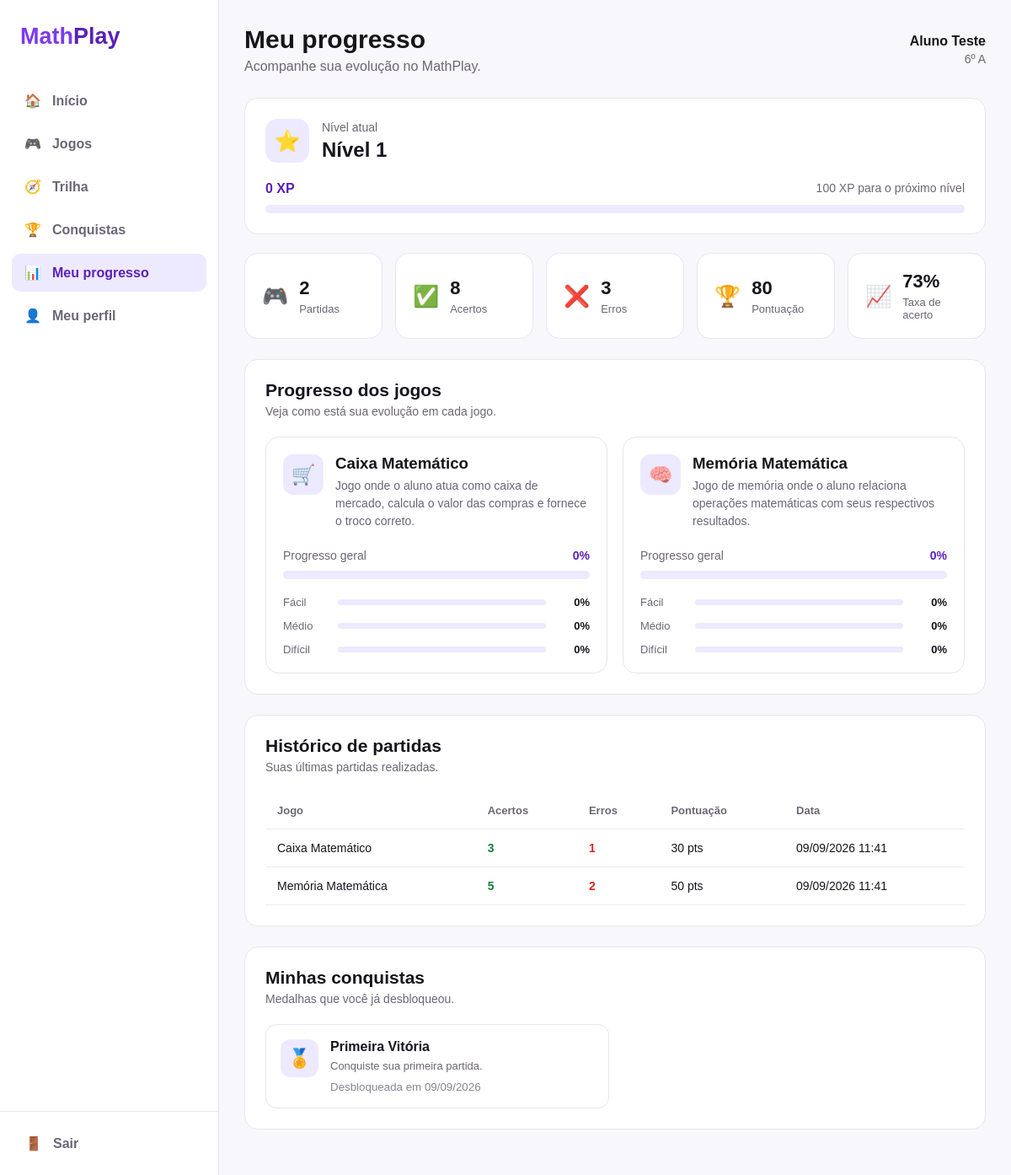
/aluno/progresso.php (signed in), run on the app's committed database.
### tables this page shows
CREATE TABLE usuarios (
    id INT AUTO_INCREMENT PRIMARY KEY,
    nome VARCHAR(100) NOT NULL,
    email VARCHAR(100) NOT NULL UNIQUE,
    senha VARCHAR(255) NOT NULL,
    tipo ENUM('aluno', 'professor', 'admin') NOT NULL DEFAULT 'aluno',
    nivel INT NOT NULL DEFAULT 1,
    xp INT NOT NULL DEFAULT 0,
    data_cadastro TIMESTAMP DEFAULT CURRENT_TIMESTAMP
);

CREATE TABLE IF NOT EXISTS turmas (
    id INT AUTO_INCREMENT PRIMARY KEY,
    nome VARCHAR(10) NOT NULL,
    ano_serie INT NOT NULL,
    ativo BOOLEAN NOT NULL DEFAULT TRUE
);

CREATE TABLE jogos (
    id INT AUTO_INCREMENT PRIMARY KEY,
    nome VARCHAR(100) NOT NULL,
    descricao TEXT,
    tema VARCHAR(100) NOT NULL,
    ativo BOOLEAN NOT NULL DEFAULT TRUE
);

CREATE TABLE partidas (
    id INT AUTO_INCREMENT PRIMARY KEY,
    usuario_id INT NOT NULL,
    jogo_id INT NOT NULL,
    data_inicio TIMESTAMP DEFAULT CURRENT_TIMESTAMP,
    data_fim TIMESTAMP NULL,
    acertos INT NOT NULL DEFAULT 0,
    erros INT NOT NULL DEFAULT 0,
    pontuacao INT NOT NULL DEFAULT 0,

    FOREIGN KEY (usuario_id) REFERENCES usuarios(id),
    FOREIGN KEY (jogo_id) REFERENCES jogos(id)
);

CREATE TABLE usuario_conquistas (
    id INT AUTO_INCREMENT PRIMARY KEY,
    usuario_id INT NOT NULL,
    conquista_id INT NOT NULL,
    data_desbloqueio TIMESTAMP DEFAULT CURRENT_TIMESTAMP,

    FOREIGN KEY (usuario_id) REFERENCES usuarios(id),
    FOREIGN KEY (conquista_id) REFERENCES conquistas(id),

    UNIQUE (usuario_id, conquista_id)
);

CREATE TABLE conquistas (
    id INT AUTO_INCREMENT PRIMARY KEY,
    nome VARCHAR(100) NOT NULL,
    descricao TEXT NOT NULL,
    tipo VARCHAR(50) NOT NULL
);

### aluno/progresso.php (the view, shortened to what this page needs)
<?php
require_once '../config/config.php';
$usuarioId = usuarioId();
$stmt = $pdo->prepare("
    SELECT nome, email, nivel, xp, turma_id
    FROM usuarios
    WHERE id = ?
");
$stmt->execute([$usuarioId]);
$usuario = $stmt->fetch();
$turmaNome = 'Não definida';
if (!empty($usuario['turma_id'])) {
    $stmt = $pdo->prepare("
        SELECT nome
        FROM turmas
        WHERE id = ?
    ");
    $stmt->execute([$usuario['turma_id']]);
    $turma = $stmt->fetch();
    if ($turma) {
        $turmaNome = $turma['nome'];
    }
}
$stmt = $pdo->prepare("
    SELECT
        COUNT(*) AS partidas,
        COALESCE(SUM(acertos), 0) AS acertos,
        COALESCE(SUM(erros), 0) AS erros,
        COALESCE(SUM(pontuacao), 0) AS pontuacao
    FROM partidas
    WHERE usuario_id = ?
");
$stmt->execute([$usuarioId]);
$estatisticas = $stmt->fetch();
$partidas = (int) $estatisticas['partidas'];
$acertos = (int) $estatisticas['acertos'];
$erros = (int) $estatisticas['erros'];
$pontuacao = (int) $estatisticas['pontuacao'];
$totalRespostas = $acertos + $erros;
$taxaAcerto = $totalRespostas > 0
    ? round(($acertos / $totalRespostas) * 100)
    : 0;
$stmt = $pdo->prepare("
    SELECT
        j.id,
        j.nome,
        j.descricao,
        COALESCE(
            MAX(CASE WHEN p.dificuldade = 'facil' THEN p.porcentagem ELSE 0 END),
            0
        ) AS facil,
        COALESCE(
            MAX(CASE WHEN p.dificuldade = 'medio' THEN p.porcentagem ELSE 0 END),
            0
        ) AS medio,
        COALESCE(
            MAX(CASE WHEN p.dificuldade = 'dificil' THEN p.porcentagem ELSE 0 END),
            0
        ) AS dificil
    FROM jogos j
    LEFT JOIN progresso p
        ON p.jogo_id = j.id
        AND p.usuario_id = ?
    WHERE j.nome IN ('Caixa Matemático', 'Memória Matemática')
    GROUP BY j.id, j.nome, j.descricao
    ORDER BY j.id
");
$stmt->execute([$usuarioId]);
$jogos = $stmt->fetchAll();
$stmt = $pdo->prepare("
    SELECT
        p.id,
        j.nome AS jogo,
        p.acertos,
        p.erros,
        p.pontuacao,
        p.data_inicio,
        p.data_fim
    FROM partidas p
    INNER JOIN jogos j
        ON j.id = p.jogo_id
    WHERE p.usuario_id = ?
    ORDER BY p.data_inicio DESC
    LIMIT 10
");
$stmt->execute([$usuarioId]);
$historico = $stmt->fetchAll();
$stmt = $pdo->prepare("
    SELECT
        c.nome,
        c.descricao,
        c.tipo,
        uc.data_desbloqueio
    FROM usuario_conquistas uc
    INNER JOIN conquistas c
        ON c.id = uc.conquista_id
    WHERE uc.usuario_id = ?
    ORDER BY uc.data_desbloqueio DESC
");
$stmt->execute([$usuarioId]);
$conquistas = $stmt->fetchAll();
$xp = (int) $usuario['xp'];
$nivel = (int) $usuario['nivel'];
$xpNoNivel = $xp % 100;
$xpRestante = 100 - $xpNoNivel;
?>
<!DOCTYPE html>
<html lang="pt-BR">
<head>
    <link rel="stylesheet" href="../assets/css/progresso-aluno.css">
</head>
<body>
<div class="layout">
    <aside class="sidebar">
        <div class="logo">
            <span>Math</span>Play
        </div>
        <nav class="menu">
            <a href="dashboard.php">
                🏠
                <span>Início</span>
            </a>
            <a href="jogos.php">
                🎮
                <span>Jogos</span>
            </a>
            <a href="trilha.php">
                🧭
                <span>Trilha</span>
            </a>
            <a href="conquistas.php">
                🏆
                <span>Conquistas</span>
            </a>
            <a href="progresso.php" class="ativo">
                📊
                <span>Meu progresso</span>
            </a>
            <a href="perfil.php">
                👤
                <span>Meu perfil</span>
            </a>
        </nav>
        <div class="sidebar-bottom">
            <a href="../logout.php" class="logout">
                🚪
                <span>Sair</span>
            </a>
        </div>
    </aside>
    <main class="conteudo">
        <header class="topbar">
            <div>
                <h1>Meu progresso</h1>
                <p>Acompanhe sua evolução no MathPlay.</p>
            </div>
            <div class="usuario-topo">
                <strong><?= htmlspecialchars($usuario['nome']) ?></strong>
                <span><?= htmlspecialchars($turmaNome) ?></span>
            </div>
        </header>
        <section class="card xp-card">
            <div class="xp-info">
                <div class="icone-nivel">
                    ⭐
                </div>
                <div>
                    <span class="label">Nível atual</span>
                    <h2>Nível <?= $nivel ?></h2>
                </div>
            </div>
            <div class="xp-total">
                <strong><?= $xp ?> XP</strong>
                <span><?= $xpRestante ?> XP para o próximo nível</span>
            </div>
            <div class="barra">
            </div>
        </section>
        <section class="estatisticas">
            <div class="stat-card">
                <span class="stat-icone">🎮</span>
                <div>
                    <strong><?= $partidas ?></strong>
                    <span>Partidas</span>
                </div>
            </div>
            <div class="stat-card">
                <span class="stat-icone">✅</span>
                <div>
                    <strong><?= $acertos ?></strong>
                    <span>Acertos</span>
                </div>
            </div>
            <div class="stat-card">
                <span class="stat-icone">❌</span>
                <div>
                    <strong><?= $erros ?></strong>
                    <span>Erros</span>
                </div>
            </div>
            <div class="stat-card">
                <span class="stat-icone">🏆</span>
                <div>
                    <strong><?= $pontuacao ?></strong>
                    <span>Pontuação</span>
                </div>
            </div>
            <div class="stat-card">
                <span class="stat-icone">📈</span>
                <div>
                    <strong><?= $taxaAcerto ?>%</strong>
                    <span>Taxa de acerto</span>
                </div>
            </div>
        </section>
        <section class="secao">
            <div class="titulo-secao">
                <div>
                    <h2>Progresso dos jogos</h2>
                    <p>Veja como está sua evolução em cada jogo.</p>
                </div>
            </div>
            <div class="jogos-progresso">
                <?php foreach ($jogos as $jogo): ?>
                    <?php
                    $facil = (float) $jogo['facil'];
                    $medio = (float) $jogo['medio'];
                    $dificil = (float) $jogo['dificil'];
                    $mediaJogo = round(
                        ($facil + $medio + $dificil) / 3
                    );
                    ?>
                    <article class="jogo-card">
                        <div class="jogo-header">
                            <div class="jogo-icone">
                                <?= $jogo['nome'] === 'Caixa Matemático' ? '🛒' : '🧠' ?>
                            </div>
                            <div>
                                <h3>
                                    <?= htmlspecialchars($jogo['nome']) ?>
                                </h3>
                                <p>
                                    <?= htmlspecialchars($jogo['descricao']) ?>
                                </p>
                            </div>
                        </div>
                        <div class="progresso-geral">
                            <div class="linha-progresso">
                                <span>Progresso geral</span>
                                <strong><?= $mediaJogo ?>%</strong>
                            </div>
                            <div class="barra">
                            </div>
                        </div>
                        <div class="dificuldades">
                            <div>
                                <span>Fácil</span>
                                <div class="mini-barra">
                                </div>
                                <strong><?= round($facil) ?>%</strong>
                            </div>
                            <div>
                                <span>Médio</span>
                                <div class="mini-barra">
                                </div>
                                <strong><?= round($medio) ?>%</strong>
                            </div>
                            <div>
                                <span>Difícil</span>
                                <div class="mini-barra">
                                </div>
                                <strong><?= round($dificil) ?>%</strong>
                            </div>
                        </div>
                    </article>
                <?php endforeach; ?>
            </div>
        </section>
        <section class="secao">
            <div class="titulo-secao">
                <div>
                    <h2>Histórico de partidas</h2>
                    <p>Suas últimas partidas realizadas.</p>
                </div>
            </div>
            <?php if (empty($historico)): ?>
                <div class="vazio">
                    <span>🎮</span>
                    <h3>Nenhuma partida ainda</h3>
                    <p>Jogue um dos desafios para começar seu histórico.</p>
                    <a href="jogos.php" class="botao">
                        Ver jogos
                    </a>
                </div>
            <?php else: ?>
                <div class="tabela-container">
                    <table>
                        <thead>
                            <tr>
                                <th>Jogo</th>
                                <th>Acertos</th>
                                <th>Erros</th>
                                <th>Pontuação</th>
                                <th>Data</th>
                            </tr>
                        </thead>
                        <tbody>
                        <?php foreach ($historico as $partida): ?>
                            <tr>
                                <td>
                                    <?= htmlspecialchars($partida['jogo']) ?>
                                </td>
                                <td class="acerto">
                                    <?= (int) $partida['acertos'] ?>
                                </td>
                                <td class="erro">
                                    <?= (int) $partida['erros'] ?>
                                </td>
                                <td>
                                    <?= (int) $partida['pontuacao'] ?> pts
                                </td>
                                <td>
                                    <?= date(
                                        'd/m/Y H:i',
                                        strtotime($partida['data_inicio'])
                                    ) ?>
                                </td>
                            </tr>
                        <?php endforeach; ?>
                        </tbody>
                    </table>
                </div>
            <?php endif; ?>
        </section>
        <section class="secao">
            <div class="titulo-secao">
                <div>
                    <h2>Minhas conquistas</h2>
                    <p>Medalhas que você já desbloqueou.</p>
                </div>
            </div>
            <?php if (empty($conquistas)): ?>
                <div class="vazio">
                    <span>🏆</span>
                    <h3>Nenhuma conquista ainda</h3>
                    <p>Continue jogando para desbloquear medalhas.</p>
                </div>
            <?php else: ?>
                <div class="conquistas">
                    <?php foreach ($conquistas as $conquista): ?>
                        <div class="conquista">
                            <div class="conquista-icone">
                                🏅
                            </div>
                            <div>
                                <h3>
                                    <?= htmlspecialchars($conquista['nome']) ?>
                                </h3>
                                <p>
                                    <?= htmlspecialchars($conquista['descricao']) ?>
                                </p>
                                <small>
                                    Desbloqueada em
                                    <?= date(
                                        'd/m/Y',
                                        strtotime($conquista['data_desbloqueio'])
                                    ) ?>
                                </small>
                            </div>
                        </div>
                    <?php endforeach; ?>
                </div>
            <?php endif; ?>
        </section>
    </main>
</div>
</body>
</html>

### data on the page
usuarios: nome "Aluno Teste", nivel "1", xp "0", xp "100"
turmas: nome "6º A"
jogos: nome "Caixa Matemático", descricao "Jogo onde o aluno atua como caixa de mercado, calcula o valor das compras e fornece o troco correto.", mediaJogo "0", facil "0", medio "0", dificil "0"
jogos: nome "Memória Matemática", descricao "Jogo de memória onde o aluno relaciona operações matemáticas com seus respectivos resultados.", mediaJogo "0", facil "0", medio "0", dificil "0"
partidas: jogo.nome "Caixa Matemático", acertos "3", erros "1", pontuacao "30", data_inicio "09/09/2026 11:41"
partidas: jogo.nome "Memória Matemática", acertos "5", erros "2", pontuacao "50", data_inicio "09/09/2026 11:41"
usuario_conquistas: conquista.nome "Primeira Vitória", conquista.descricao "Conquiste sua primeira partida.", data_desbloqueio "09/09/2026"

### other printed values
$partidas "2"
$acertos "8"
$erros "3"
$pontuacao "80"
$taxaAcerto "73"
